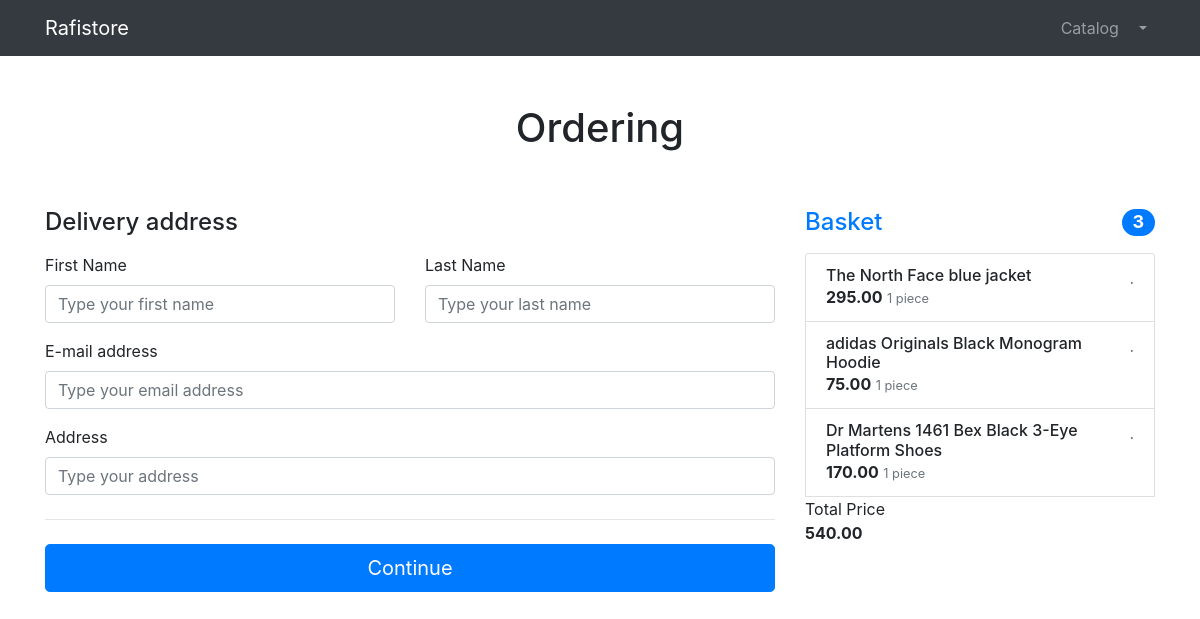
Screenshot of /orders/order_create (signed in) with the database file from the repository.
### products/models.py (models this page shows, shortened)
class Basket(models.Model):
    user = models.ForeignKey(to=User, on_delete=models.CASCADE)
    product = models.ForeignKey(to=Product, on_delete=models.CASCADE)
    quantity = models.PositiveSmallIntegerField(default=0)
    creating_date = models.DateTimeField(auto_now_add=True)
    class Meta:
        app_label = 'products'
    objects = BasketQueryset.as_manager()
    def sum(self):
        return self.quantity * self.product.price

class Product(models.Model):
    name = models.CharField(max_length=256, null=False)
    description = models.TextField(null=True, blank=True)
    price = models.DecimalField(max_digits=256, decimal_places=2)
    image = models.ImageField(upload_to='products_images')
    quantity = models.PositiveIntegerField()
    stripe_product_price_id = models.CharField(max_length=128, null=True, blank=True)
    category = models.ForeignKey(to=ProductCategory, on_delete=models.CASCADE)
    class Meta:
        app_label = 'products'

### orders/views.py (the view, shortened to what this page needs)
# urls.py: path('order_create', CreateOrderTemplateView.as_view(), name='order_create'),
class CreateOrderTemplateView(CreateView):
    model = Order
    template_name = 'orders/order-create.html'
    form_class = OrderCreateForm
    success_url = reverse_lazy('orders:success')
    stripe.api_key = settings.STRIPE_SECRET_KEY
    def get_context_data(self, **kwargs):
        context = super(CreateOrderTemplateView, self).get_context_data()
        context['title'] = 'Store - Creating Order'
        return context

### products/context_processors.py (called while the page is built)
def baskets(request):
    user = request.user
    return {'baskets' : Basket.objects.filter(user=user) if user.is_authenticated else []}

### products/models.py (called while the page is built)
    def total_sum(self):
        return sum(basket.sum() for basket in self)

    def total_quantity(self):
        return sum(basket.quantity for basket in self)

### orders/templates/orders/order-create.html (shortened to what this page needs)
{% extends 'products/base.html' %}
{% load static %}
    {% block css%}
        <link href="{% static 'vendor/css/orders.css' %}" rel="stylesheet">
    {% endblock %}
{% block content %}
    <section>
    <div class="container">
        <div class="py-5 text-center">
            <h1>Ordering</h1>
        </div>
        <div class="row g-5">
            <div class="col-md-5 col-lg-4 order-md-last">
                <h4 class="d-flex justify-content-between align-items-center mb-3">
                    <span class="text-primary">Basket</span>
                    <span class="badge badge-primary badge-pill text-white">{{ baskets.total_quantity }}</span>
                </h4>
                <ul class="list-group mb-3">
                    {% for basket in baskets %}
                        <li class="list-group-item d-flex justify-content-between lh-sm">
                        <div>
                            <h6 class="my-0">{{ basket.product.name }}</h6>
                            <strong>{{ basket.product.price }}</strong>
                            <small class="text-muted">{{ basket.quantity }} {% if basket.quantity > 1 %} pieces {% else %} piece {% endif %}</small>
                        </div>
                        <span class="text-muted">{{ basket.price }}.</span>
                    </li>
                    {% endfor %}
                        <span>Total Price</span>
                        <strong>{{ baskets.total_sum }}</strong>
                </ul>
            </div>
            <div class="col-md-7 col-lg-8">
                <h4 class="mb-3">Delivery address</h4>
                <form action="{% url 'orders:order_create' %}" method="post">
                    <div class="row g-3">
                        <div class="col-sm-6">
                            <label class="form-label" for="{{ form.first_name.id_for_label }}">First Name</label>
                            {{ form.first_name }}
                        </div>
                        <div class="col-sm-6">
                            <label for="{{ form.last_name.id_for_label }}" class="form-label">Last Name</label>
                            {{ form.last_name }}
                        </div>
                        <div class="col-12 mt-3">
                            <label for="{{ form.email.id_for_label }}" class="form-label">E-mail address</label>
                            {{ form.email }}
                        </div>
                        <div class="col-12 mt-3">
                            <label for="{{ form.address.id_for_label }}" class="form-label">Address</label>
                            {{ form.address }}
                        </div>
                    </div>
                    <hr class="my-4">
                    <button class="w-100 btn btn-primary btn-lg" type="submit">Continue</button>
                </form>
            </div>
        </div>
    </div>
</section>
{% endblock %}

### rows the page displays
Basket: total_quantity "3", product.name "The North Face blue jacket", product.price "295.00", quantity "1", shows "piece", total_sum "540.00"
Basket: product.name "adidas Originals Black Monogram Hoodie", product.price "75.00", quantity "1", shows "piece"
Basket: product.name "Dr Martens 1461 Bex Black 3-Eye Platform Shoes", product.price "170.00", quantity "1", shows "piece"
